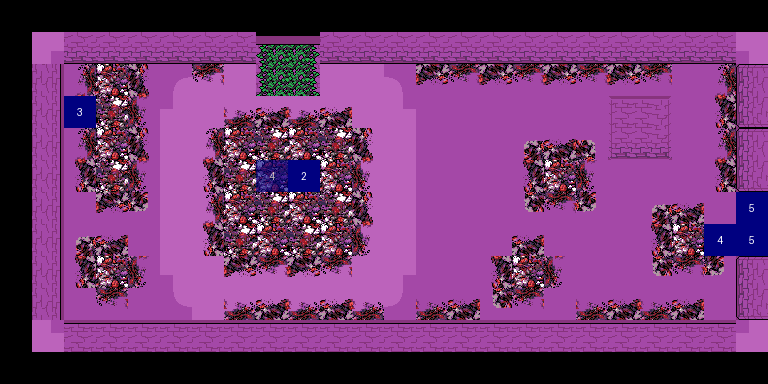

A 2D game scene composited from a Tiled map and its tileset images. What follows is a short description and the map's XML, with every tile layer's data as written:
An orthogonal 24x12 tile map with 32x32 px tiles, 4 tile layers (decor, colliders, actions, characters), 2 tilesets.

<map version="1.10" tiledversion="1.11.0" orientation="orthogonal" renderorder="right-down" width="24" height="12" tilewidth="32" tileheight="32" infinite="0" nextlayerid="5" nextobjectid="1">
 <tileset firstgid="1" source="../tilesets/garbage-cave01.tsx" />
 <tileset firstgid="65" source="../tilesets/blue-labels.tsx" />
 <layer id="1" name="decor" width="24" height="12">
  <data encoding="csv">
0,0,0,0,0,0,0,0,0,0,0,0,0,0,0,0,0,0,0,0,0,0,0,0,
0,0,0,0,0,0,0,0,0,0,0,0,0,0,0,0,0,0,0,0,0,0,0,0,
0,0,42,27,46,18,32,39,15,17,39,39,19,40,41,40,41,40,41,40,41,1,42,0,
0,0,43,28,47,22,39,35,36,35,36,39,23,1,1,1,1,1,1,1,1,1,43,0,
0,0,42,27,46,39,33,27,29,27,29,37,39,1,1,1,49,45,50,1,1,1,42,0,
0,0,43,28,47,39,34,28,30,28,30,38,39,1,1,1,43,27,47,1,1,1,43,0,
0,0,1,40,51,39,33,27,29,27,29,37,39,1,1,1,48,41,51,1,49,45,1,0,
0,0,49,45,1,39,34,28,30,28,30,38,39,1,1,1,45,1,1,1,43,27,47,0,
0,0,43,27,47,25,39,31,32,31,32,39,24,1,1,43,27,47,1,1,48,41,51,0,
0,0,1,41,1,21,39,35,36,35,36,35,20,44,45,48,41,1,44,45,44,45,1,0,
0,0,0,0,0,0,0,0,0,0,0,0,0,0,0,0,0,0,0,0,0,0,0,0,
0,0,0,0,0,0,0,0,0,0,0,0,0,0,0,0,0,0,0,0,0,0,0,0
</data>
 </layer>
 <layer id="2" name="colliders" width="24" height="12">
  <data encoding="csv">
0,0,0,0,0,0,0,0,0,0,0,0,0,0,0,0,0,0,0,0,0,0,0,0,
0,24,3,3,3,3,3,3,14,16,3,3,3,3,3,3,3,3,3,3,3,3,3,25,
0,13,0,0,0,0,0,0,0,0,0,0,0,0,0,0,0,0,0,0,0,0,0,8,
0,13,0,0,0,0,0,0,0,0,0,0,0,0,0,0,0,0,0,6,4,0,0,10,
0,13,0,0,0,0,0,0,0,0,0,0,0,0,0,0,0,0,0,7,5,0,0,8,
0,13,0,0,0,0,0,0,0,0,0,0,0,0,0,0,0,0,0,0,0,0,0,10,
0,13,0,0,0,0,0,0,0,0,0,0,0,0,0,0,0,0,0,0,0,0,0,0,
0,13,0,0,0,0,0,0,0,0,0,0,0,0,0,0,0,0,0,0,0,0,0,0,
0,13,0,0,0,0,0,0,0,0,0,0,0,0,0,0,0,0,0,0,0,0,0,8,
0,13,0,0,0,0,0,0,0,0,0,0,0,0,0,0,0,0,0,0,0,0,0,10,
0,23,2,2,2,2,2,2,2,2,2,2,2,2,2,2,2,2,2,2,2,2,2,22,
0,0,0,0,0,0,0,0,0,0,0,0,0,0,0,0,0,0,0,0,0,0,0,0
</data>
 </layer>
 <layer id="4" name="actions" width="24" height="12">
  <data encoding="csv">
0,0,0,0,0,0,0,0,0,0,0,0,0,0,0,0,0,0,0,0,0,0,0,0,
0,0,0,0,0,0,0,0,0,0,0,0,0,0,0,0,0,0,0,0,0,0,0,0,
0,0,0,0,0,0,0,0,0,0,0,0,0,0,0,0,0,0,0,0,0,0,0,0,
0,0,67,0,0,0,0,0,0,0,0,0,0,0,0,0,0,0,0,0,0,0,0,0,
0,0,0,0,0,0,0,0,0,0,0,0,0,0,0,0,0,0,0,0,0,0,0,0,
0,0,0,0,0,0,0,0,0,66,0,0,0,0,0,0,0,0,0,0,0,0,0,0,
0,0,0,0,0,0,0,0,0,0,0,0,0,0,0,0,0,0,0,0,0,0,0,69,
0,0,0,0,0,0,0,0,0,0,0,0,0,0,0,0,0,0,0,0,0,0,68,69,
0,0,0,0,0,0,0,0,0,0,0,0,0,0,0,0,0,0,0,0,0,0,0,0,
0,0,0,0,0,0,0,0,0,0,0,0,0,0,0,0,0,0,0,0,0,0,0,0,
0,0,0,0,0,0,0,0,0,0,0,0,0,0,0,0,0,0,0,0,0,0,0,0,
0,0,0,0,0,0,0,0,0,0,0,0,0,0,0,0,0,0,0,0,0,0,0,0
</data>
 </layer>
 <layer id="3" name="characters" width="24" height="12" opacity="0.64">
  <data encoding="csv">
0,0,0,0,0,0,0,0,0,0,0,0,0,0,0,0,0,0,0,0,0,0,0,0,
0,0,0,0,0,0,0,0,0,0,0,0,0,0,0,0,0,0,0,0,0,0,0,0,
0,0,0,0,0,0,0,0,0,0,0,0,0,0,0,0,0,0,0,0,0,0,0,0,
0,0,0,0,0,0,0,0,0,0,0,0,0,0,0,0,0,0,0,0,0,0,0,0,
0,0,0,0,0,0,0,0,0,0,0,0,0,0,0,0,0,0,0,0,0,0,0,0,
0,0,0,0,0,0,0,0,68,0,0,0,0,0,0,0,0,0,0,0,0,0,0,0,
0,0,0,0,0,0,0,0,0,0,0,0,0,0,0,0,0,0,0,0,0,0,0,0,
0,0,0,0,0,0,0,0,0,0,0,0,0,0,0,0,0,0,0,0,0,0,0,0,
0,0,0,0,0,0,0,0,0,0,0,0,0,0,0,0,0,0,0,0,0,0,0,0,
0,0,0,0,0,0,0,0,0,0,0,0,0,0,0,0,0,0,0,0,0,0,0,0,
0,0,0,0,0,0,0,0,0,0,0,0,0,0,0,0,0,0,0,0,0,0,0,0,
0,0,0,0,0,0,0,0,0,0,0,0,0,0,0,0,0,0,0,0,0,0,0,0
</data>
 </layer>
</map>
